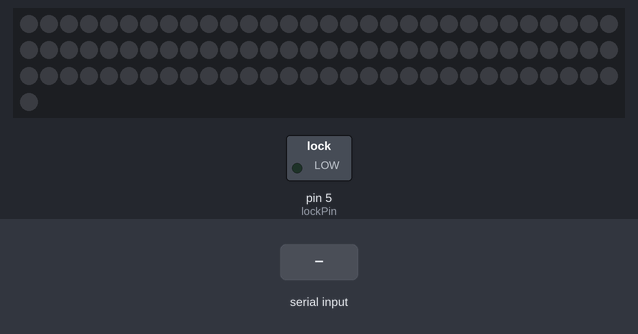
A sketch run on a simulated Arduino Uno, built with avr-gcc and run on an emulated ATmega328P. On the bench: 91 RGB LEDs in strip order, left to right, continuing on the next row, switched loads named in the sketch (green lamp = pin HIGH). The inputs (shaded band) are chosen by the test bench. What the sketch prints to the serial monitor is not drawn.

Above: at 1.3 s.
1.4 s: "unlock\n" received over Serial
3.0 s: "unlock\n" received over Serial
4.6 s: "on\n" received over Serial
Timing chart, 0 to 7.6 s (numbered marks = the images above; inputs shaded):
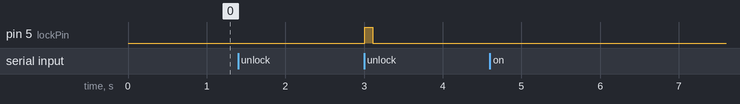

The sketch:

Final.ino
```cpp
#include <Adafruit_NeoPixel.h>
#define PIN            6  // The pin to which the Din of the RGB strip is connected
#define NUMPIXELS      91 // Number of pixels in the RGB strip

String command;
bool commandCompleted = false;

const int lockPin = 5;
bool locked = true;
unsigned long previousMillis = 0;

Adafruit_NeoPixel strip = Adafruit_NeoPixel(NUMPIXELS, PIN, NEO_GRB + NEO_KHZ800);
int firstPixels[5] = {0, 23, 46, 69, 91}; // Contains the first pixel number of each box and the last pixel number of the last box + 1
int rgbValues[6] = {255, 0, 0, 0, 255, 0}; //Contains the rgb values for two colors (red and green)


void setup() {
  Serial.begin(9600); // Initialize serial communication
  strip.begin();
  delay(100);
  strip.show(); // Initialize all pixels to 'off'
  pinMode(lockPin, OUTPUT);
  digitalWrite(lockPin, LOW); // Lock em lock
}

void loop() {
  command = "";

  // Construct command
  while (Serial.available() > 0) {
    char currentChar = Serial.read();
    if (currentChar != '\n') {
      command += currentChar;
    }
  }

  if (command.length() > 0) {
    Serial.println(command);
  }

  unsigned long currentMillis = millis(); // Get current time
  // Lock em lock if 500 ms passed since it was unlocked
  if (!locked) {
    if (currentMillis - previousMillis >= 1000) {
      digitalWrite(lockPin, LOW);
      locked = true;
    }
  }
  // Unlock em lock
  if (command == "unlock") {
    digitalWrite(lockPin, HIGH);
    locked = false;
  }
  // Turn on rgb strip in specified box
  else if (command.substring(0, 2) == "on") {
    int boxNum = command.charAt(3) - '0';
    int rgbIndex = (command.charAt(5) - '0') * 3;
    turnOnPixels(firstPixels[boxNum - 1], firstPixels[boxNum], rgbValues[rgbIndex], rgbValues[rgbIndex + 1], rgbValues[rgbIndex + 2]);
  }
  else if (command.substring(0, 3) == "off") {
    int boxNum = command.charAt(4) - '0';
    turnOffPixels(firstPixels[boxNum - 1], firstPixels[boxNum]);
  }

  delay(100);
}

// Turns on pixels from firstPixel to lastPixel
void turnOnPixels(int firstPixel, int lastPixel, int r, int g, int b) {
  strip.setBrightness(100);
  for (int i = firstPixel; i < lastPixel; i++) {
    strip.setPixelColor(i, r, g, b);
  }
  strip.show();
}

// Turns off pixels from firstPixel to lastPixel inclusive
void turnOffPixels(int firstPixel, int lastPixel) {
  for (int i = firstPixel; i < lastPixel; i++) {
    strip.setPixelColor(i, 0, 0, 0);
  }
  strip.show();
}
```

Measured:
- after the input at 1.4 s, every drawn part: stays the same
- after the input at 3.0 s, pin 5 (lockPin): LOW → HIGH at once, → LOW 0.10 s later
- after the input at 4.6 s, every drawn part: stays the same
